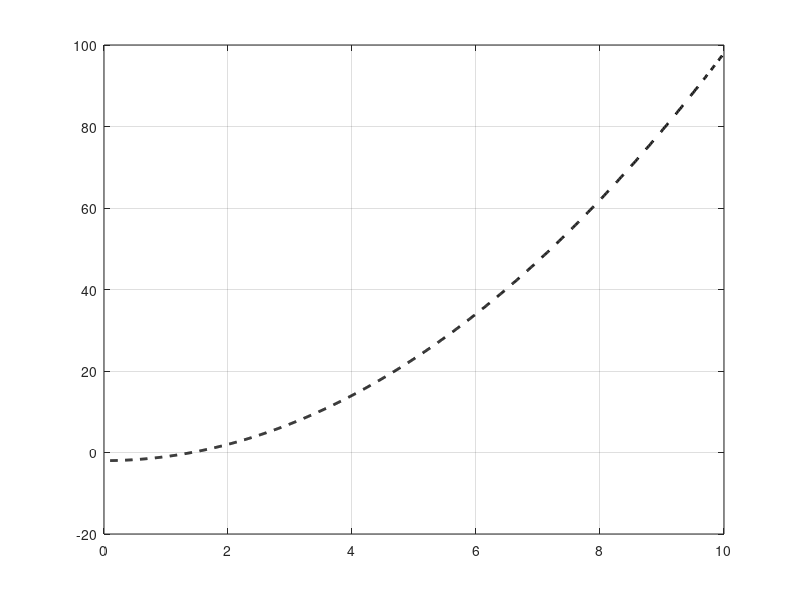

Source code (MATLAB): (Note: this script raises an error after producing the figure.)
f = @(x) x .^ 2 - 2;
fdiff = @(x) 2 .* x;

t = 0.1 : 0.01 : 10;
y = f(t);

x0 = 9.8;

iteration = 1000;
xnext = x0;
guess = [x0];

fprintf("Initial guess = %.12f\n", xnext);

figure;
plot(t, y, 'k--', 'LineWidth', 2);
hold on;
grid on;
yline(0, 'b-');   % x-axis

colors = {'r','g','b','c','m','y','k'};
for i = 1 : iteration
    %cmap = parula(iteration);
    color = colors{randi(length(colors))};
    fx = f(xnext);
    dfx = fdiff(xnext);

    % Newton update
    xnew = xnext - fx / dfx;

    fprintf("x_%d = %.12f\n", i, xnew);

    % Plot current point on the curve
    %plot(xnext, fx, 'ro', 'MarkerSize', 8, 'LineWidth', 2);
    plot(xnext, fx, 'o', 'Color', color, 'MarkerSize', 8, 'LineWidth', 2);

    % Tangent line near xnext
    xtan = linspace(xnext - 5, xnext + 5, 200);
    ytan = fx + dfx .* (xtan - xnext);
    %plot(xtan, ytan, 'g-', 'LineWidth', 1.5);
    plot(xtan, ytan, 'Color', color, 'LineWidth', 2);

    % Plot where tangent hits x-axis = next Newton iterate
    plot(xnew, 0, 'Color', color, 'MarkerSize', 8, 'LineWidth', 2);

    % Optional: vertical line from xnew on x-axis up to the curve
    plot([xnew xnew], [0 f(xnew)], 'm--', 'LineWidth', 1.2);

    pause(0.5);

    guess = [guess, xnew];

    if abs(f(xnew)) < 1e-10
        xnext = xnew;
        break;
    end

    xnext = xnew;
end

% Plot all iterates on the curve at the end
plot(guess, f(guess), 'ks', 'MarkerSize', 6, 'LineWidth', 1.5);

xlabel('x');
ylabel('f(x)');
title('Newton Method with Tangent Lines');
hold off;

fprintf("With %d iterations of Newton's method\n", i);
fprintf("root = %.12f\n", xnext);
fprintf("Error = %.12e\n", abs(sqrt(2) - xnext));
